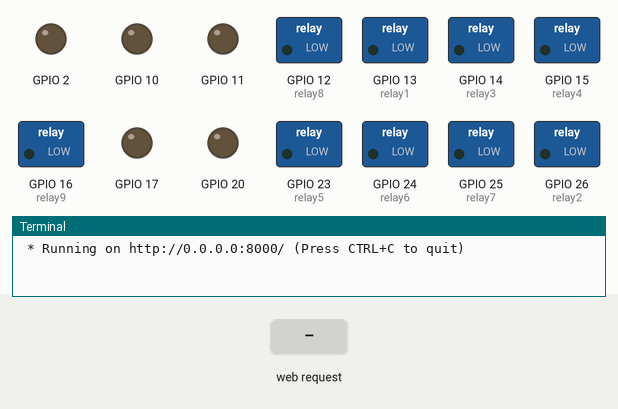
Recording of a program running on a simulated Raspberry Pi (BCM pin numbers). On the bench: switched loads named in the program (green lamp = pin HIGH), output pins drawn as LEDs (lit = HIGH), the last lines printed to the terminal. The test bench sets the inputs (shaded band). The clock reads 2024-03-15 10:24:30 at power-on unless the program sets it.

Above: at 1.2 s.
1.3 s: HTTP request for /address/2 received
At 2.1 s:
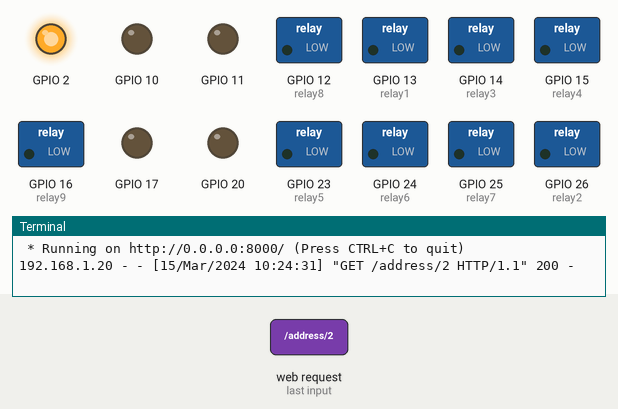
2.8 s: HTTP request for /set_uart/2/50 received
At 3.2 s:
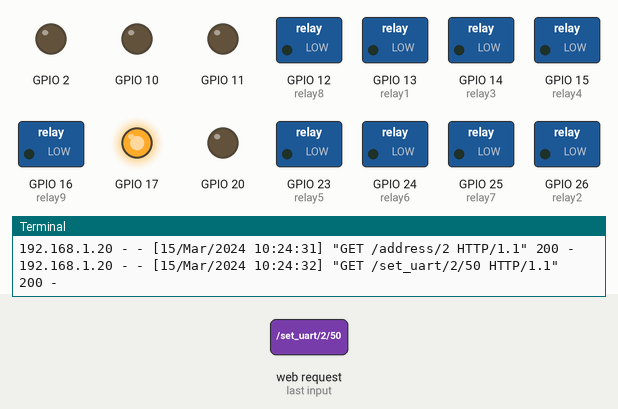
4.3 s: HTTP request for /address/4 received
At 5.5 s:
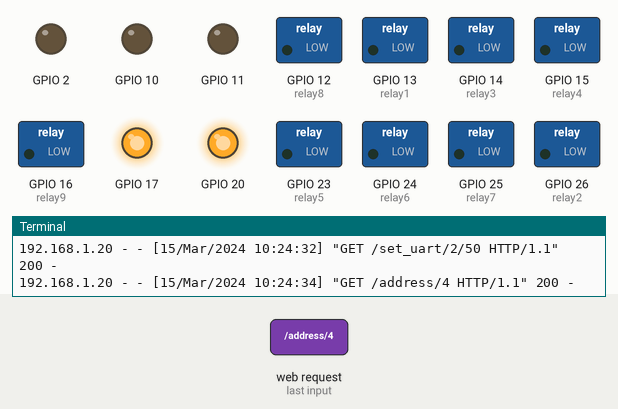
5.8 s: HTTP request for /set_uart/2/0 received
At 6.7 s:
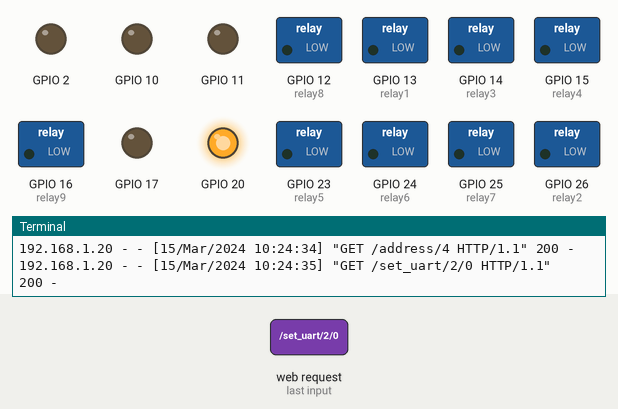
7.3 s: HTTP request for /set_uart/4/50 received
At 7.8 s:
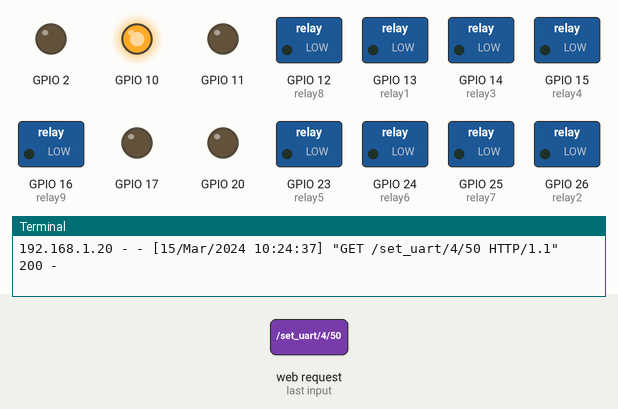
8.8 s: HTTP request for /set_uart/2/90 received
At 10.2 s:
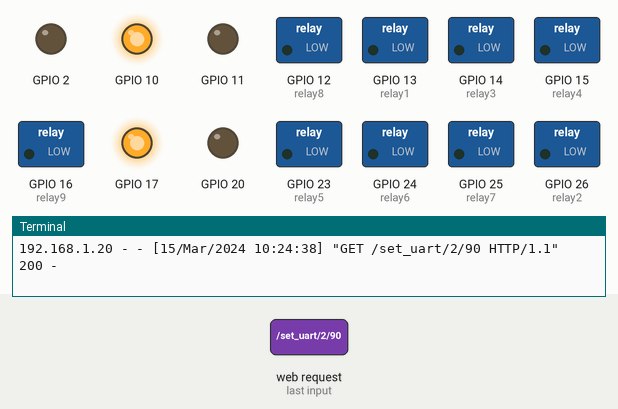
Timing chart, 0 to 11.3 s (numbered marks = the images above; inputs shaded):
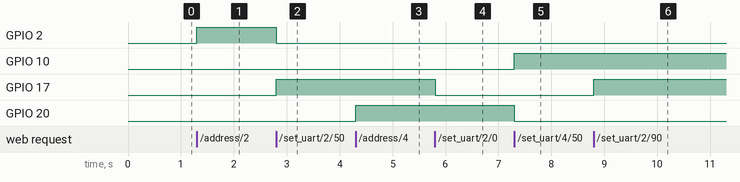

Measured:
- after the input at 1.3 s, GPIO 2: LOW → HIGH at once
- after the input at 2.8 s, GPIO 2: HIGH → LOW at once; GPIO 17: LOW → HIGH at once
- after the input at 4.3 s, GPIO 20: LOW → HIGH at once
- after the input at 5.8 s, GPIO 17: HIGH → LOW at once
- after the input at 7.3 s, GPIO 10: LOW → HIGH at once; GPIO 20: HIGH → LOW at once
- after the input at 8.8 s, GPIO 17: LOW → HIGH at once

The program:

web_server.py
```python
from flask import Flask, render_template
import serial
import RPi.GPIO as GPIO

GPIO.setmode(GPIO.BCM)
GPIO.setwarnings(False)

relays = {
	'relay1': 13,
	'relay2': 26,
	'relay3': 14,
	'relay4': 15,
	'relay5': 23,
	'relay6': 24,
	'relay7': 25,
	'relay8': 12,
	'relay9': 16
	}

uart2_address = 0x00
uart4_address = 0x00

GPIO.setup(2, GPIO.OUT)
GPIO.setup(17, GPIO.OUT)

GPIO.setup(20, GPIO.OUT)
GPIO.setup(10, GPIO.OUT)
GPIO.setup(11, GPIO.OUT)

for relay in relays.values():
    GPIO.setup(relay, GPIO.OUT)

uart2 = serial.Serial(port='/dev/ttyAMA1', baudrate=9600)
uart4 = serial.Serial(port='/dev/ttyAMA2', baudrate=9600)

app = Flask(__name__)

def inc_uart2_address():
	global uart2_address
	uart2_address += 1
	GPIO.output(2, (uart2_address & 1))
	GPIO.output(17, (uart2_address & 2))

def set_uart2_address(add):
	global uart2_address
	uart2_address = add
	GPIO.output(2, (uart2_address & 1))
	GPIO.output(17, (uart2_address & 2))

def inc_uart4_address():
	global uart4_address
	uart4_address += 1
	GPIO.output(20, (uart4_address & 1))
	GPIO.output(10, (uart4_address & 2))
	GPIO.output(11, (uart4_address & 4))

def set_uart4_address(add):
	global uart4_address
	uart4_address = add
	GPIO.output(20, (uart4_address & 1))
	GPIO.output(10, (uart4_address & 2))
	GPIO.output(11, (uart4_address & 4))

@app.route("/gpio/getState")
def getRelayState():
	relays_state = {
		'relay1': GPIO.digitalRead(13),
		'relay2': GPIO.digitalRead(26),
		'relay3': GPIO.digitalRead(14),
		'relay4': GPIO.digitalRead(15),
		'relay5': GPIO.digitalRead(23),
		'relay6': GPIO.digitalRead(24),
		'relay7': GPIO.digitalRead(25),
		'relay8': GPIO.digitalRead(12),
		'relay9': GPIO.digitalRead(16)
		}
	return relays_state

@app.route("/")
def home():
	uart2.write('home')
	uart4.write('home')
	return render_template('index.html')

@app.route("/address/<uart>")
def inc_address(uart):
	if(uart == "2"):
		inc_uart2_address()
	elif(uart == "4"):
		inc_uart4_address()
	return "Increment Address"

@app.route("/set_uart/<uart>/<address>")
def set_address(uart, address):
	if(uart == "2"):
		address = int(address)
		set_uart2_address(address)
	elif(uart == "4"):
		address = int(address)
		set_uart4_address(address)
	return "Set Address"

@app.route("/write/<uart>/<res>")
def write(uart, res):
	if uart == 'uart2':
		uart2.write(bytes(res))
	elif uart == 'uart4':
		uart4.write(bytes(res))
	else:
		data = 'uart error'
	return res + ' sent from ' + uart

@app.route("/read/<uart>")
def read(uart):
	if uart == 'uart2':
		data = uart2.read(5)
	elif uart == 'uart4':
		data = uart4.read(5)
	else:
		data = 'uart error'
	return data + ' read on the ' + uart

@app.route("/gpio/<relay>/<state>")
def toggle(relay, state):
	if state == 'on':
		GPIO.output(relays[relay], GPIO.HIGH)
	elif state == 'off':
		GPIO.output(relays[relay], GPIO.LOW)
	elif state == 'all':
		for relay in relays:
			GPIO.output(relays[relay], GPIO.HIGH)
	elif state == 'none':
		for relay in relays:
			GPIO.output(relays[relay], GPIO.LOW)
	return render_template('index.html')

@app.route("/uart/<address>/<data>")
def send(address, data):
	return render_template('index.html')

@app.route("/current")
def current():
	return 'get current'

@app.route("/temperature")
def temperature():
	return 'get temperature'

@app.route("/humidity")
def humidity():
	return 'get humidity'

@app.route("/pressure")
def pressure():
	return 'get pressure'

if __name__ == "__main__":
	app.run(host="0.0.0.0", port=8000, debug=True)


#	/relay/1/on
#	/uart_test/2/read
#	/sensors/temperature
```
